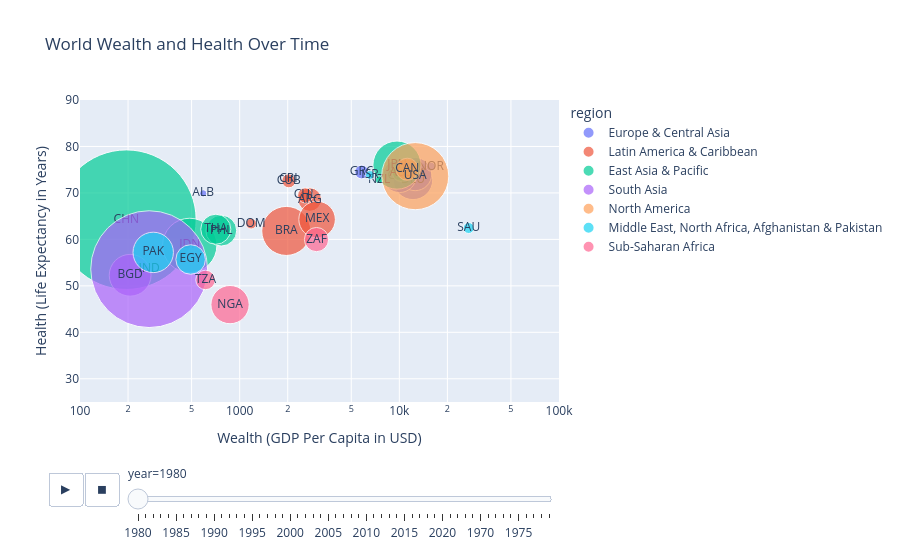

Source (notebook cell):
### Markdown cell above
Finally we chart the results to show the snail trail of each country over time on a two dimensional scatter chart.

### Code cell
fig = px.scatter(
    world_wealth_and_health,
    x="gdp_usd_per_capita",
    y="life_expectancy",
    animation_frame="year",
    animation_group="country_name",
    size="population_in_millions",
    color="region",
    text="country_code",
    hover_name="country_name",
    log_x=True,
    size_max=120,
    range_x=[100, 100000],
    range_y=[25, 90],
    title="World Wealth and Health Over Time",
    labels={
        "gdp_usd_per_capita": "Wealth (GDP Per Capita in USD)",
        "life_expectancy": "Health (Life Expectancy in Years)"
    }
)
fig.show()

### Figure 1 — Plotly figure (JSON) as saved in the notebook; plotly's stock layout.template omitted (floating-point values rounded to 4 significant figures)
{"data": [{"hovertemplate": "<b>%{hovertext}</b><br><br>region=Europe & Central Asia<br>year=1980<br>Wealth (GDP Per Capita in USD)=%{x}<br>Health (Life Expectancy in Years)=%{y}<br>population_in_millions=%{marker.size}<br>country_code=%{text}<extra></extra>", "hovertext": ["Albania", "Germany", "France", "United Kingdom", "Greece", "Norway"], "ids": ["Albania", "Germany", "France", "United Kingdom", "Greece", "Norway"], "legendgroup": "Europe & Central Asia", "marker": {"color": "#636efa", "size": [2.67, 78.29, 55.27, 56.31, 9.64, 4.09], "sizemode": "area", "sizeref": 0.1008, "symbol": "circle"}, "mode": "markers+text", "name": "Europe & Central Asia", "orientation": "v", "showlegend": true, "text": ["ALB", "DEU", "FRA", "GBR", "GRC", "NOR"], "type": "scatter", "x": [590.6, 12180.0, 12570.0, 10030.0, 5812.0, 15770.0], "xaxis": "x", "y": [69.9, 72.8, 74.05, 73.68, 74.51, 75.67], "yaxis": "y"}, {"hovertemplate": "<b>%{hovertext}</b><br><br>region=Latin America & Caribbean <br>year=1980<br>Wealth (GDP Per Capita in USD)=%{x}<br>Health (Life Expectancy in Years)=%{y}<br>population_in_millions=%{marker.size}<br>country_code=%{text}<extra></extra>", "hovertext": ["Argentina", "Brazil", "Chile", "Costa Rica", "Cuba", "Dominican Republic", "Mexico"], "ids": ["Argentina", "Brazil", "Chile", "Costa Rica", "Cuba", "Dominican Republic", "Mexico"], "legendgroup": "Latin America & Caribbean ", "marker": {"color": "#EF553B", "size": [28.01, 121.2, 11.51, 2.39, 9.8, 5.73, 67.3], "sizemode": "area", "sizeref": 0.1008, "symbol": "circle"}, "mode": "markers+text", "name": "Latin America & Caribbean ", "orientation": "v", "showlegend": true, "text": ["ARG", "BRA", "CHL", "CRI", "CUB", "DOM", "MEX"], "type": "scatter", "x": [2748.0, 1959.0, 2571.0, 2021.0, 2031.0, 1180.0, 3055.0], "xaxis": "x", "y": [68.58, 61.82, 69.47, 73.03, 72.6, 63.39, 64.28], "yaxis": "y"}, {"hovertemplate": "<b>%{hovertext}</b><br><br>region=East Asia & Pacific<br>year=1980<br>Wealth (GDP Per Capita in USD)=%{x}<br>Health (Life Expectancy in Years)=%{y}<br>population_in_millions=%{marker.size}<br>country_code=%{text}<extra></extra>", "hovertext": ["Australia", "China", "Indonesia", "Japan", "New Zealand", "Philippines", "Thailand"], "ids": ["Australia", "China", "Indonesia", "Japan", "New Zealand", "Philippines", "Thailand"], "legendgroup": "East Asia & Pacific", "marker": {"color": "#00cc96", "size": [14.69, 981.2, 148.9, 116.8, 3.11, 48.04, 45.65], "sizemode": "area", "sizeref": 0.1008, "symbol": "circle"}, "mode": "markers+text", "name": "East Asia & Pacific", "orientation": "v", "showlegend": true, "text": ["AUS", "CHN", "IDN", "JPN", "NZL", "PHL", "THA"], "type": "scatter", "x": [10220.0, 195.1, 486.6, 9669.0, 7467.0, 767.0, 708.7], "xaxis": "x", "y": [74.33, 64.24, 58.7, 75.99, 72.83, 61.88, 62.19], "yaxis": "y"}, {"hovertemplate": "<b>%{hovertext}</b><br><br>region=South Asia<br>year=1980<br>Wealth (GDP Per Capita in USD)=%{x}<br>Health (Life Expectancy in Years)=%{y}<br>population_in_millions=%{marker.size}<br>country_code=%{text}<extra></extra>", "hovertext": ["Bangladesh", "India"], "ids": ["Bangladesh", "India"], "legendgroup": "South Asia", "marker": {"color": "#ab63fa", "size": [88.02, 687.4], "sizemode": "area", "sizeref": 0.1008, "symbol": "circle"}, "mode": "markers+text", "name": "South Asia", "orientation": "v", "showlegend": true, "text": ["BGD", "IND"], "type": "scatter", "x": [206.1, 271.1], "xaxis": "x", "y": [52.28, 53.59], "yaxis": "y"}, {"hovertemplate": "<b>%{hovertext}</b><br><br>region=North America<br>year=1980<br>Wealth (GDP Per Capita in USD)=%{x}<br>Health (Life Expectancy in Years)=%{y}<br>population_in_millions=%{marker.size}<br>country_code=%{text}<extra></extra>", "hovertext": ["Canada", "United States"], "ids": ["Canada", "United States"], "legendgroup": "North America", "marker": {"color": "#FFA15A", "size": [24.52, 227.2], "sizemode": "area", "sizeref": 0.1008, "symbol": "circle"}, "mode": "markers+text", "name": "North America", "orientation": "v", "showlegend": true, "text": ["CAN", "USA"], "type": "scatter", "x": [11210.0, 12570.0], "xaxis": "x", "y": [75.1, 73.61], "yaxis": "y"}, {"hovertemplate": "<b>%{hovertext}</b><br><br>region=Middle East, North Africa, Afghanistan & Pakistan<br>year=1980<br>Wealth (GDP Per Capita in USD)=%{x}<br>Health (Life Expectancy in Years)=%{y}<br>population_in_millions=%{marker.size}<br>country_code=%{text}<extra></extra>", "hovertext": ["Egypt, Arab Rep.", "Israel", "Pakistan", "Saudi Arabia"], "ids": ["Egypt, Arab Rep.", "Israel", "Pakistan", "Saudi Arabia"], "legendgroup": "Middle East, North Africa, Afghanistan & Pakistan", "marker": {"color": "#19d3f3", "size": [43.95, 3.88, 82.29, 6.05], "sizemode": "area", "sizeref": 0.1008, "symbol": "circle"}, "mode": "markers+text", "name": "Middle East, North Africa, Afghanistan & Pakistan", "orientation": "v", "showlegend": true, "text": ["EGY", "ISR", "PAK", "SAU"], "type": "scatter", "x": [493.1, 6549.0, 287.4, 27210.0], "xaxis": "x", "y": [55.67, 73.88, 57.2, 62.44], "yaxis": "y"}, {"hovertemplate": "<b>%{hovertext}</b><br><br>region=Sub-Saharan Africa <br>year=1980<br>Wealth (GDP Per Capita in USD)=%{x}<br>Health (Life Expectancy in Years)=%{y}<br>population_in_millions=%{marker.size}<br>country_code=%{text}<extra></extra>", "hovertext": ["Nigeria", "Tanzania", "South Africa"], "ids": ["Nigeria", "Tanzania", "South Africa"], "legendgroup": "Sub-Saharan Africa ", "marker": {"color": "#FF6692", "size": [73.76, 19.19, 29.52], "sizemode": "area", "sizeref": 0.1008, "symbol": "circle"}, "mode": "markers+text", "name": "Sub-Saharan Africa ", "orientation": "v", "showlegend": true, "text": ["NGA", "TZA", "ZAF"], "type": "scatter", "x": [870.4, 611.2, 3029.0], "xaxis": "x", "y": [45.96, 51.27, 59.96], "yaxis": "y"}], "layout": {"legend": {"itemsizing": "constant", "title": {"text": "region"}, "tracegroupgap": 0}, "sliders": [{"active": 0, "currentvalue": {"prefix": "year="}, "len": 0.9, "pad": {"b": 10, "t": 60}, "steps": [{"args": [["1980"], {"frame": {"duration": 0, "redraw": false}, "fromcurrent": true, "mode": "immediate", "transition": {"duration": 0, "easing": "linear"}}], "label": "1980", "method": "animate"}, {"args": [["1981"], {"frame": {"duration": 0, "redraw": false}, "fromcurrent": true, "mode": "immediate", "transition": {"duration": 0, "easing": "linear"}}], "label": "1981", "method": "animate"}, {"args": [["1982"], {"frame": {"duration": 0, "redraw": false}, "fromcurrent": true, "mode": "immediate", "transition": {"duration": 0, "easing": "linear"}}], "label": "1982", "method": "animate"}, {"args": [["1983"], {"frame": {"duration": 0, "redraw": false}, "fromcurrent": true, "mode": "immediate", "transition": {"duration": 0, "easing": "linear"}}], "label": "1983", "method": "animate"}, {"args": [["1984"], {"frame": {"duration": 0, "redraw": false}, "fromcurrent": true, "mode": "immediate", "transition": {"duration": 0, "easing": "linear"}}], "label": "1984", "method": "animate"}, {"args": [["1985"], {"frame": {"duration": 0, "redraw": false}, "fromcurrent": true, "mode": "immediate", "transition": {"duration": 0, "easing": "linear"}}], "label": "1985", "method": "animate"}, {"args": [["1986"], {"frame": {"duration": 0, "redraw": false}, "fromcurrent": true, "mode": "immediate", "transition": {"duration": 0, "easing": "linear"}}], "label": "1986", "method": "animate"}, {"args": [["1987"], {"frame": {"duration": 0, "redraw": false}, "fromcurrent": true, "mode": "immediate", "transition": {"duration": 0, "easing": "linear"}}], "label": "1987", "method": "animate"}, {"args": [["1988"], {"frame": {"duration": 0, "redraw": false}, "fromcurrent": true, "mode": "immediate", "transition": {"duration": 0, "easing": "linear"}}], "label": "1988", "method": "animate"}, {"args": [["1989"], {"frame": {"duration": 0, "redraw": false}, "fromcurrent": true, "mode": "immediate", "transition": {"duration": 0, "easing": "linear"}}], "label": "1989", "method": "animate"}, {"args": [["1990"], {"frame": {"duration": 0, "redraw": false}, "fromcurrent": true, "mode": "immediate", "transition": {"duration": 0, "easing": "linear"}}], "label": "1990", "method": "animate"}, {"args": [["1991"], {"frame": {"duration": 0, "redraw": false}, "fromcurrent": true, "mode": "immediate", "transition": {"duration": 0, "easing": "linear"}}], "label": "1991", "method": "animate"}, {"args": [["1992"], {"frame": {"duration": 0, "redraw": false}, "fromcurrent": true, "mode": "immediate", "transition": {"duration": 0, "easing": "linear"}}], "label": "1992", "method": "animate"}, {"args": [["1993"], {"frame": {"duration": 0, "redraw": false}, "fromcurrent": true, "mode": "immediate", "transition": {"duration": 0, "easing": "linear"}}], "label": "1993", "method": "animate"}, {"args": [["1994"], {"frame": {"duration": 0, "redraw": false}, "fromcurrent": true, "mode": "immediate", "transition": {"duration": 0, "easing": "linear"}}], "label": "1994", "method": "animate"}, {"args": [["1995"], {"frame": {"duration": 0, "redraw": false}, "fromcurrent": true, "mode": "immediate", "transition": {"duration": 0, "easing": "linear"}}], "label": "1995", "method": "animate"}, {"args": [["1996"], {"frame": {"duration": 0, "redraw": false}, "fromcurrent": true, "mode": "immediate", "transition": {"duration": 0, "easing": "linear"}}], "label": "1996", "method": "animate"}, {"args": [["1997"], {"frame": {"duration": 0, "redraw": false}, "fromcurrent": true, "mode": "immediate", "transition": {"duration": 0, "easing": "linear"}}], "label": "1997", "method": "animate"}, {"args": [["1998"], {"frame": {"duration": 0, "redraw": false}, "fromcurrent": true, "mode": "immediate", "transition": {"duration": 0, "easing": "linear"}}], "label": "1998", "method": "animate"}, {"args": [["1999"], {"frame": {"duration": 0, "redraw": false}, "fromcurrent": true, "mode": "immediate", "transition": {"duration": 0, "easing": "linear"}}], "label": "1999", "method": "animate"}, {"args": [["2000"], {"frame": {"duration": 0, "redraw": false}, "fromcurrent": true, "mode": "immediate", "transition": {"duration": 0, "easing": "linear"}}], "label": "2000", "method": "animate"}, {"args": [["2001"], {"frame": {"duration": 0, "redraw": false}, "fromcurrent": true, "mode": "immediate", "transition": {"duration": 0, "easing": "linear"}}], "label": "2001", "method": "animate"}, {"args": [["2002"], {"frame": {"duration": 0, "redraw": false}, "fromcurrent": true, "mode": "immediate", "transition": {"duration": 0, "easing": "linear"}}], "label": "2002", "method": "animate"}, {"args": [["2003"], {"frame": {"duration": 0, "redraw": false}, "fromcurrent": true, "mode": "immediate", "transition": {"duration": 0, "easing": "linear"}}], "label": "2003", "method": "animate"}, {"args": [["2004"], {"frame": {"duration": 0, "redraw": false}, "fromcurrent": true, "mode": "immediate", "transition": {"duration": 0, "easing": "linear"}}], "label": "2004", "method": "animate"}, {"args": [["2005"], {"frame": {"duration": 0, "redraw": false}, "fromcurrent": true, "mode": "immediate", "transition": {"duration": 0, "easing": "linear"}}], "label": "2005", "method": "animate"}, {"args": [["2006"], {"frame": {"duration": 0, "redraw": false}, "fromcurrent": true, "mode": "immediate", "transition": {"duration": 0, "easing": "linear"}}], "label": "2006", "method": "animate"}, {"args": [["2007"], {"frame": {"duration": 0, "redraw": false}, "fromcurrent": true, "mode": "immediate", "transition": {"duration": 0, "easing": "linear"}}], "label": "2007", "method": "animate"}, {"args": [["2008"], {"frame": {"duration": 0, "redraw": false}, "fromcurrent": true, "mode": "immediate", "transition": {"duration": 0, "easing": "linear"}}], "label": "2008", "method": "animate"}, {"args": [["2009"], {"frame": {"duration": 0, "redraw": false}, "fromcurrent": true, "mode": "immediate", "transition": {"duration": 0, "easing": "linear"}}], "label": "2009", "method": "animate"}, {"args": [["2010"], {"frame": {"duration": 0, "redraw": false}, "fromcurrent": true, "mode": "immediate", "transition": {"duration": 0, "easing": "linear"}}], "label": "2010", "method": "animate"}, {"args": [["2011"], {"frame": {"duration": 0, "redraw": false}, "fromcurrent": true, "mode": "immediate", "transition": {"duration": 0, "easing": "linear"}}], "label": "2011", "method": "animate"}, {"args": [["2012"], {"frame": {"duration": 0, "redraw": false}, "fromcurrent": true, "mode": "immediate", "transition": {"duration": 0, "easing": "linear"}}], "label": "2012", "method": "animate"}, {"args": [["2013"], {"frame": {"duration": 0, "redraw": false}, "fromcurrent": true, "mode": "immediate", "transition": {"duration": 0, "easing": "linear"}}], "label": "2013", "method": "animate"}, {"args": [["2014"], {"frame": {"duration": 0, "redraw": false}, "fromcurrent": true, "mode": "immediate", "transition": {"duration": 0, "easing": "linear"}}], "label": "2014", "method": "animate"}, {"args": [["2015"], {"frame": {"duration": 0, "redraw": false}, "fromcurrent": true, "mode": "immediate", "transition": {"duration": 0, "easing": "linear"}}], "label": "2015", "method": "animate"}, {"args": [["2016"], {"frame": {"duration": 0, "redraw": false}, "fromcurrent": true, "mode": "immediate", "transition": {"duration": 0, "easing": "linear"}}], "label": "2016", "method": "animate"}, {"args": [["2017"], {"frame": {"duration": 0, "redraw": false}, "fromcurrent": true, "mode": "immediate", "transition": {"duration": 0, "easing": "linear"}}], "label": "2017", "method": "animate"}, {"args": [["2018"], {"frame": {"duration": 0, "redraw": false}, "fromcurrent": true, "mode": "immediate", "transition": {"duration": 0, "easing": "linear"}}], "label": "2018", "method": "animate"}, {"args": [["2019"], {"frame": {"duration": 0, "redraw": false}, "fromcurrent": true, "mode": "immediate", "transition": {"duration": 0, "easing": "linear"}}], "label": "2019", "method": "animate"}, {"args": [["2020"], {"frame": {"duration": 0, "redraw": false}, "fromcurrent": true, "mode": "immediate", "transition": {"duration": 0, "easing": "linear"}}], "label": "2020", "method": "animate"}, {"args": [["2021"], {"frame": {"duration": 0, "redraw": false}, "fromcurrent": true, "mode": "immediate", "transition": {"duration": 0, "easing": "linear"}}], "label": "2021", "method": "animate"}, {"args": [["2022"], {"frame": {"duration": 0, "redraw": false}, "fromcurrent": true, "mode": "immediate", "transition": {"duration": 0, "easing": "linear"}}], "label": "2022", "method": "animate"}, {"args": [["2023"], {"frame": {"duration": 0, "redraw": false}, "fromcurrent": true, "mode": "immediate", "transition": {"duration": 0, "easing": "linear"}}], "label": "2023", "method": "animate"}, {"args": [["2024"], {"frame": {"duration": 0, "redraw": false}, "fromcurrent": true, "mode": "immediate", "transition": {"duration": 0, "easing": "linear"}}], "label": "2024", "method": "animate"}, {"args": [["1970"], {"frame": {"duration": 0, "redraw": false}, "fromcurrent": true, "mode": "immediate", "transition": {"duration": 0, "easing": "linear"}}], "label": "1970", "method": "animate"}, {"args": [["1971"], {"frame": {"duration": 0, "redraw": false}, "fromcurrent": true, "mode": "immediate", "transition": {"duration": 0, "easing": "linear"}}], "label": "1971", "method": "animate"}, {"args": [["1972"], {"frame": {"duration": 0, "redraw": false}, "fromcurrent": true, "mode": "immediate", "transition": {"duration": 0, "easing": "linear"}}], "label": "1972", "method": "animate"}, {"args": [["1973"], {"frame": {"duration": 0, "redraw": false}, "fromcurrent": true, "mode": "immediate", "transition": {"duration": 0, "easing": "linear"}}], "label": "1973", "method": "animate"}, {"args": [["1974"], {"frame": {"duration": 0, "redraw": false}, "fromcurrent": true, "mode": "immediate", "transition": {"duration": 0, "easing": "linear"}}], "label": "1974", "method": "animate"}, {"args": [["1975"], {"frame": {"duration": 0, "redraw": false}, "fromcurrent": true, "mode": "immediate", "transition": {"duration": 0, "easing": "linear"}}], "label": "1975", "method": "animate"}, {"args": [["1976"], {"frame": {"duration": 0, "redraw": false}, "fromcurrent": true, "mode": "immediate", "transition": {"duration": 0, "easing": "linear"}}], "label": "1976", "method": "animate"}, {"args": [["1977"], {"frame": {"duration": 0, "redraw": false}, "fromcurrent": true, "mode": "immediate", "transition": {"duration": 0, "easing": "linear"}}], "label": "1977", "method": "animate"}, {"args": [["1978"], {"frame": {"duration": 0, "redraw": false}, "fromcurrent": true, "mode": "immediate", "transition": {"duration": 0, "easing": "linear"}}], "label": "1978", "method": "animate"}, {"args": [["1979"], {"frame": {"duration": 0, "redraw": false}, "fromcurrent": true, "mode": "immediate", "transition": {"duration": 0, "easing": "linear"}}], "label": "1979", "method": "animate"}], "x": 0.1, "xanchor": "left", "y": 0, "yanchor": "top"}], "title": {"text": "World Wealth and Health Over Time"}, "updatemenus": [{"buttons": [{"args": [null, {"frame": {"duration": 500, "redraw": false}, "fromcurrent": true, "mode": "immediate", "transition": {"duration": 500, "easing": "linear"}}], "label": "&#9654;", "method": "animate"}, {"args": [[null], {"frame": {"duration": 0, "redraw": false}, "fromcurrent": true, "mode": "immediate", "transition": {"duration": 0, "easing": "linear"}}], "label": "&#9724;", "method": "animate"}], "direction": "left", "pad": {"r": 10, "t": 70}, "showactive": false, "type": "buttons", "x": 0.1, "xanchor": "right", "y": 0, "yanchor": "top"}], "xaxis": {"anchor": "y", "domain": [0, 1], "range": [2, 5], "title": {"text": "Wealth (GDP Per Capita in USD)"}, "type": "log"}, "yaxis": {"anchor": "x", "domain": [0, 1], "range": [25, 90], "title": {"text": "Health (Life Expectancy in Years)"}}}}
